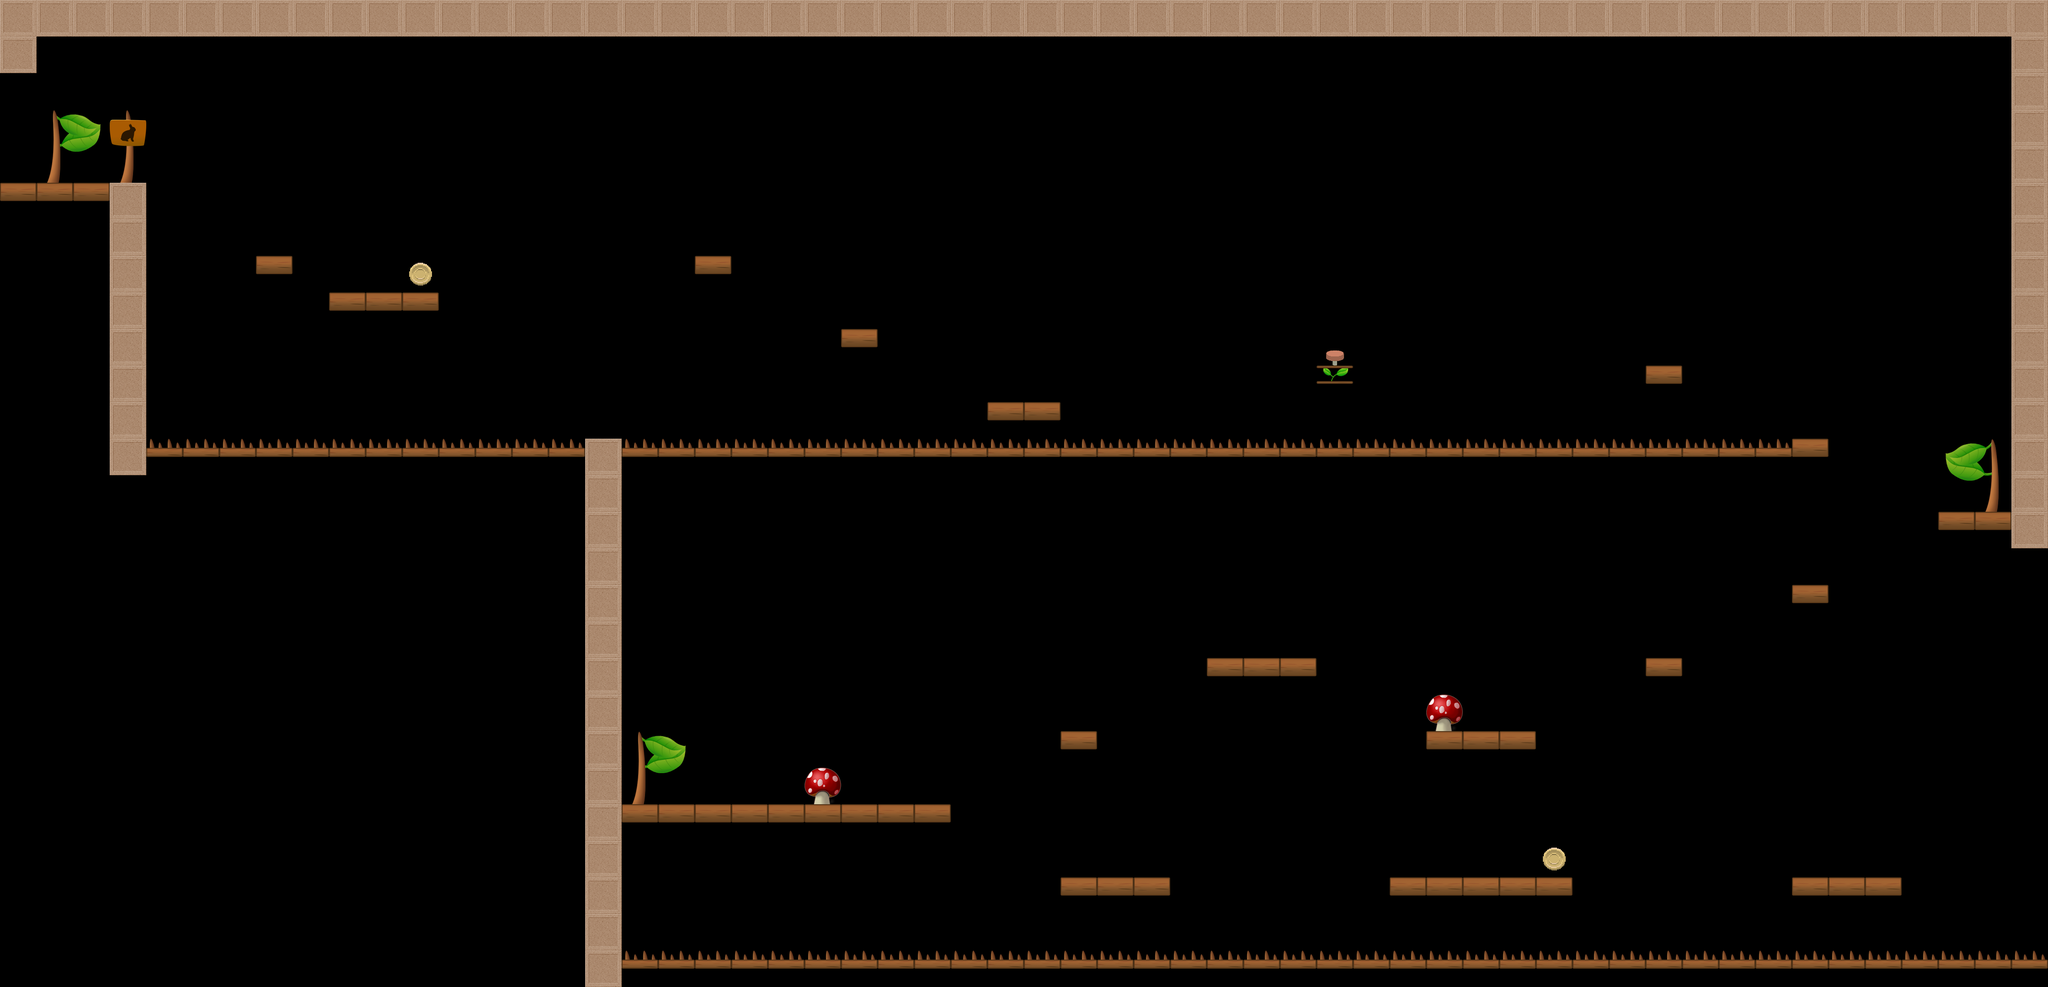

Rendered tile map (Tiled .tmx) drawn with the repository's tilesets; below, a short description and the map source with its tile grids summarised:
An orthogonal 56x27 tile map with 80x80 px tiles, 1 tile layer (Level).

<map version="1.0" tiledversion="1.1.6" orientation="orthogonal" renderorder="right-down" width="56" height="27" tilewidth="80" tileheight="80" infinite="0" nextobjectid="1">
 <properties>
  <property name="StartDirection" value="0" />
 </properties>
 <tileset firstgid="1" name="Untitled" tilewidth="80" tileheight="80" tilecount="32" columns="8">
  <image source="tileset.png" width="640" height="320" />
 </tileset>
 <layer name="Level" width="56" height="27">
  <data>[1512 cells, 242 non-empty, 18 distinct tile ids]</data>
 </layer>
</map>